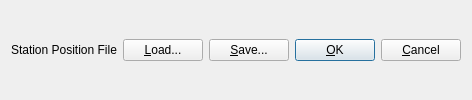
    <widget class="QWidget" name="widget" native="true">
     <layout class="QHBoxLayout" name="horizontalLayout">
      <item>
       <widget class="QLabel" name="Label47">
        <property name="enabled">
         <bool>true</bool>
        </property>
        <property name="toolTip">
         <string/>
        </property>
        <property name="text">
         <string>Station Position File</string>
        </property>
       </widget>
      </item>
      <item>
       <widget class="QPushButton" name="BtnLoad">
        <property name="enabled">
         <bool>true</bool>
        </property>
        <property name="toolTip">
         <string/>
        </property>
        <property name="text">
         <string>&amp;Load...</string>
        </property>
       </widget>
      </item>
      <item>
       <widget class="QPushButton" name="BtnSave">
        <property name="enabled">
         <bool>true</bool>
        </property>
        <property name="toolTip">
         <string/>
        </property>
        <property name="text">
         <string>&amp;Save...</string>
        </property>
       </widget>
      </item>
      <item>
       <widget class="QPushButton" name="BtnOk">
        <property name="enabled">
         <bool>true</bool>
        </property>
        <property name="toolTip">
         <string/>
        </property>
        <property name="text">
         <string>&amp;OK</string>
        </property>
        <property name="autoDefault">
         <bool>true</bool>
        </property>
        <property name="default">
         <bool>true</bool>
        </property>
       </widget>
      </item>
      <item>
       <widget class="QPushButton" name="BtnCancel">
        <property name="enabled">
         <bool>true</bool>
        </property>
        <property name="toolTip">
         <string/>
        </property>
        <property name="text">
         <string>&amp;Cancel</string>
        </property>
       </widget>
      </item>
     </layout>
    </widget>
